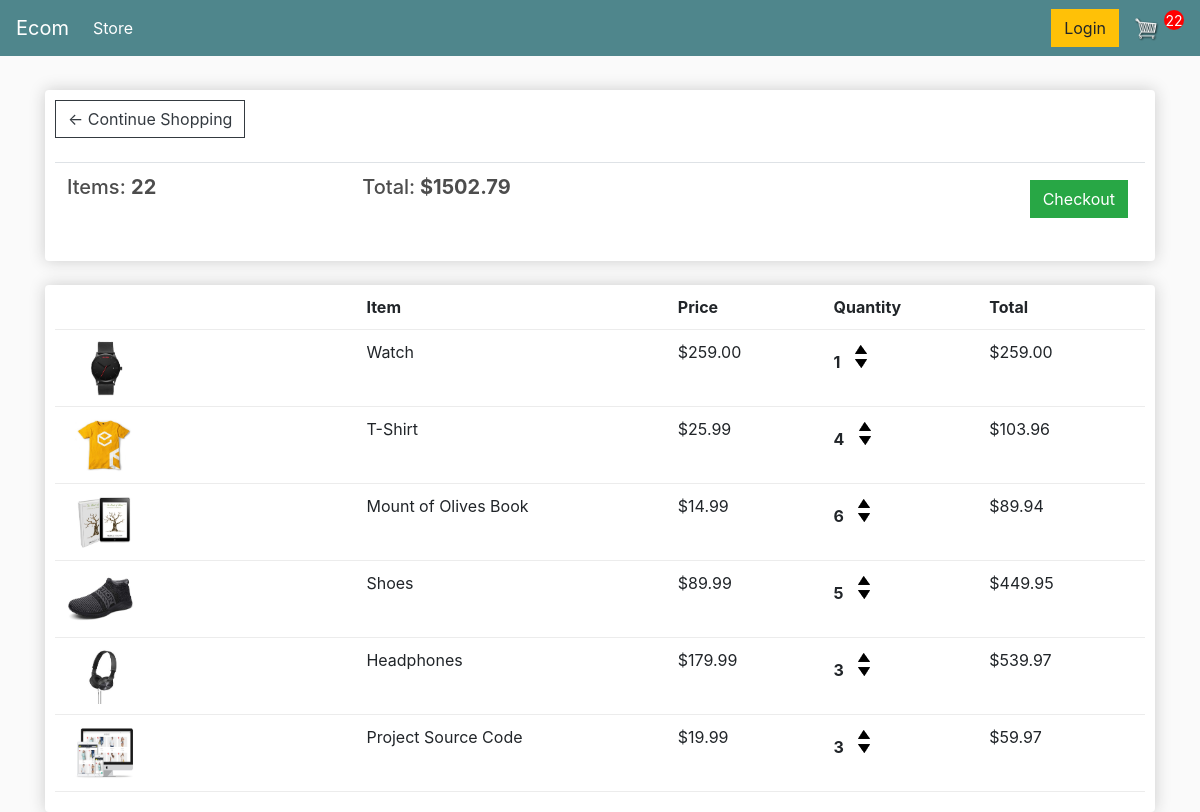
The app's page /cart/ (signed in), older data.
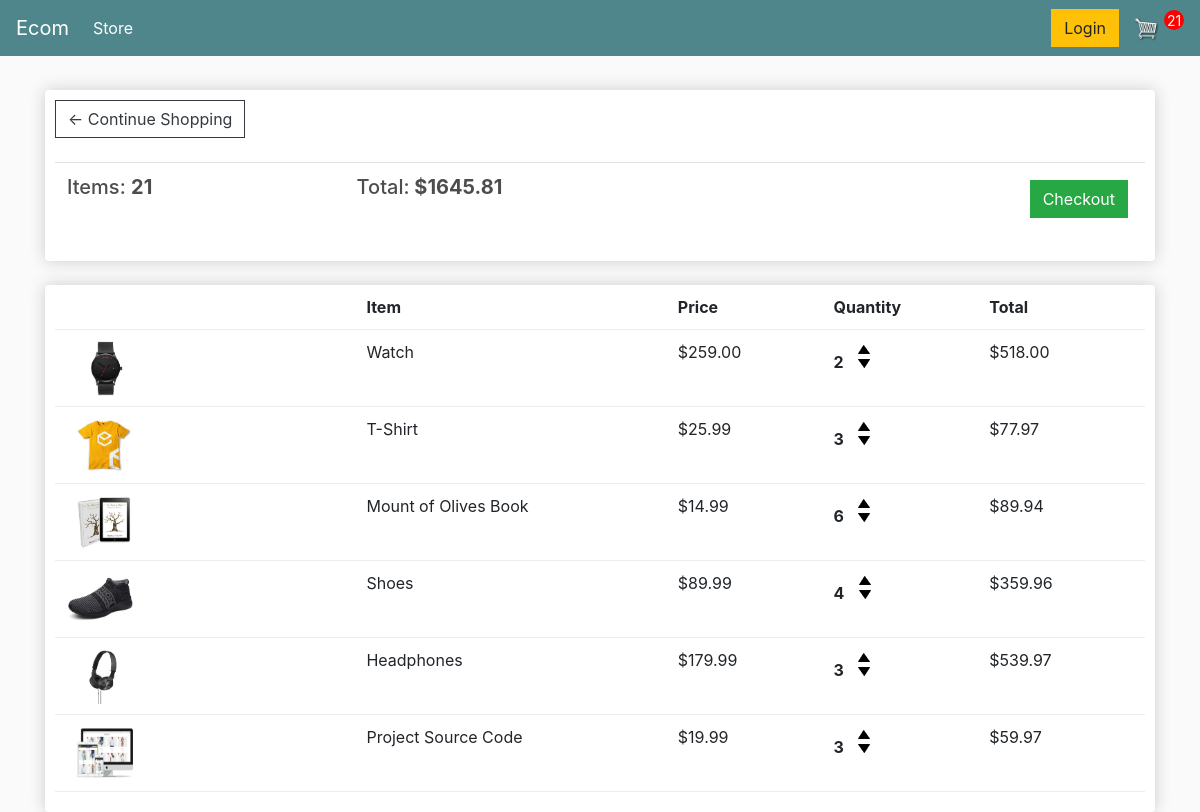
The same page, newer data.
### store/models.py (models this page shows, shortened)
class Order(models.Model):
	customer = models.ForeignKey(Customer, on_delete=models.SET_NULL, null=True, blank=True)
	date_ordered = models.DateTimeField(auto_now_add=True)
	complete = models.BooleanField(default=False)
	transaction_id = models.CharField(max_length=100, null=True)
	@property
	def get_cart_total(self):
		orderitems = self.orderitem_set.all()
		total = sum([item.get_total for item in orderitems])
		return total
	@property
	def get_cart_items(self):
		orderitems = self.orderitem_set.all()
		total = sum([item.quantity for item in orderitems])
		return total

class OrderItem(models.Model):
	product = models.ForeignKey(Product, on_delete=models.SET_NULL, null=True)
	order = models.ForeignKey(Order, on_delete=models.SET_NULL, null=True)
	quantity = models.IntegerField(default=0, null=True, blank=True)
	date_added = models.DateTimeField(auto_now_add=True)
	@property
	def get_total(self):
		total = self.product.price * self.quantity
		return total

class Product(models.Model):
    name = models.CharField(max_length=200)
    price = models.FloatField()
    digital = models.BooleanField(default=False, null=True, blank=True)
    image = models.ImageField(null=True, blank=True)
    @property
    def imageURL(self):
        try:
            url = self.image.url
        except:
            url = ''
        return url

### store/views.py (the view)
# urls.py: path('cart/',views.cart ,name='cart' ),
def cart(request):
	if request.user.is_authenticated:
		customer = request.user.customer
		order, created = Order.objects.get_or_create(customer=customer, complete=False)
		items = order.orderitem_set.all()
		cartItems=order.get_cart_items
	else:
		items = []
		order = {'get_cart_total':0, 'get_cart_items':0, 'shipping':False}
		cartItems = order['get_cart_items']
	context = {'items':items, 'order':order,
		'cartItems':cartItems}
	return render(request, 'store/cart.html', context)

### store/templates/store/cart.html
{% extends 'store/main.html' %}
{% load static %}
{% block content %}
<div class="row">
    <div class="col-lg-12">
        <div class="box-element">
            <a class="btn btn-outline-dark" href="{% url 'store' %}">&#x2190; Continue Shopping</a>
            <br>
            <br>
            <table class="table">
                <tr>
                    <th>
                            <h5>Items: <strong>{{order.get_cart_items}}</strong></h5>
                    </th>
                    <th>
                        <h5>Total:<strong> ${{order.get_cart_total|floatformat:2}}</strong></h5>
                    </th>
                    <th>
                        <a style="float:right; margin:5px;" class="btn btn-success"
                            href="{% url 'checkout' %}">Checkout</a>
                    </th>
                </tr>
            </table>
        </div>
        <br>
<div class="box-element">
    <div class="cart-row">
        <div style="flex:2"></div>
        <div style="flex:2"><strong>Item</strong></div>
        <div style="flex:1"><strong>Price</strong></div>
        <div style="flex:1"><strong>Quantity</strong></div>
        <div style="flex:1"><strong>Total</strong></div>
    </div>
    {% for item in items %}
    <div class="cart-row">
        <div style="flex:2"><img class="row-image" src="{{item.product.imageURL}}"></div>
        <div style="flex:2">
            <p>{{ item.product.name }}</p>
        </div>
        <div style="flex:1">
            <p>${{ item.product.price|floatformat:2 }}</p>
        </div>
        <div style="flex:1">
            <p class="quantity">{{ item.quantity }}</p>
            <div class="quantity">
                <img data-product="{{ item.product.id }}" data-action="add" class="chg-quantity update-cart"  src="{% static  'images/arrow-up.png' %}">
                <img data-product="{{ item.product.id }}" data-action="remove" class="chg-quantity update-cart" src="{% static  'images/arrow-down.png' %}">
            </div>
        </div>
        <div style="flex:1">
            <p>${{item.get_total|floatformat:2}}</p>
        </div>
    </div>
    {% endfor %}
</div>
{% endblock content %}

Row changes from the older to the newer data that the page shows:
changed through a linked row, Order: get_cart_items "22" → "21"; get_cart_total "1502.79" → "1645.81"
changed OrderItem "Watch": quantity "1" → "2"; get_total "259.00" → "518.00"
changed OrderItem "T-Shirt": quantity "4" → "3"; get_total "103.96" → "77.97"
changed OrderItem "Shoes": quantity "5" → "4"; get_total "449.95" → "359.96"
Text that changed along with them:
{{ cartItems }}: "22" → "21"
